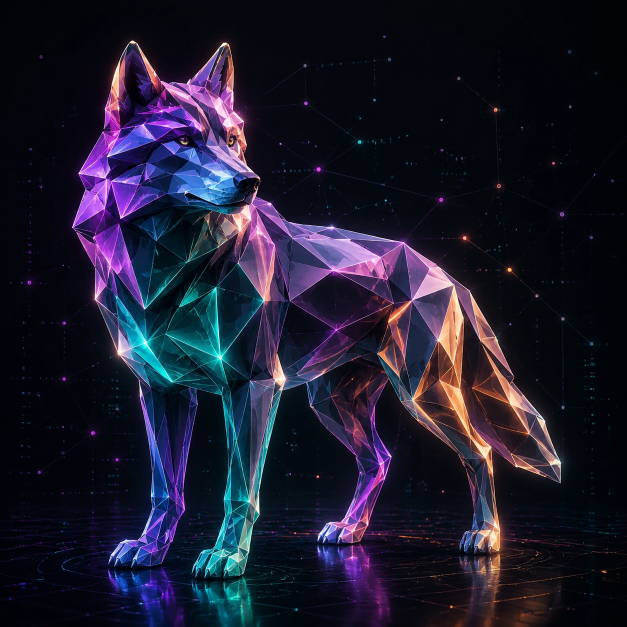
#> input picture assets/originals/mascot-wolf-variant-gpt-image-2.png, 1254 x 1254 px (shown at 1/2 size)
$ python -i kie_assets.py   (imports and definitions only)
#> lines starting #> are read from the running program, lines starting #| are printed output that depends on the picture
#!/usr/bin/env python3
"""KIE.ai and Pillow helpers for deterministic image pipelines."""

from __future__ import annotations

import importlib.util
import json
import time
from pathlib import Path
from typing import Any
from urllib.error import HTTPError, URLError
from urllib.parse import urlencode
from urllib.request import Request, urlopen

try:
    from PIL import Image
except ImportError:  # pragma: no cover - exercised through pillow_available guards
    Image = None


KIE_CREATE_URL = "https://api.kie.ai/api/v1/jobs/createTask"
KIE_RECORD_URL = "https://api.kie.ai/api/v1/jobs/recordInfo"
KIE_TEXT_TO_IMAGE_MODEL = "gpt-image-2-text-to-image"
KIE_IMAGE_TO_IMAGE_MODEL = "gpt-image-2-image-to-image"


def pillow_available() -> bool:
    """Return whether Pillow is importable."""
    return importlib.util.find_spec("PIL") is not None


class AssetGenerationError(RuntimeError):
    """Raised when deterministic asset generation fails."""


# [124 lines left out: functions _kie_request, create_kie_task, poll_kie_task, result_url, download_binary, convert_png_to_webp and 1 more, not called in this run]


def render_social_preview_from_banner(source: Path, destination: Path) -> Path:
    """Create a 1280x640 social preview JPEG from an existing banner image."""
#> called with destination = 'out.png'
    if Image is None:
        raise AssetGenerationError("Pillow is required for social preview generation.")
    with Image.open(source) as image:
#> image is the input picture: PIL image 1254x1254 RGB; mean R, G, B 28.5, 27.6, 45.4
        width, height = image.size
#> width = 1254; height = 1254
        target_ratio = 2.0
        current_ratio = width / height if height else target_ratio
#> current_ratio = 1
        if current_ratio > target_ratio:
            target_width = int(height * target_ratio)
            trim = max((width - target_width) // 2, 0)
            cropped = image.crop((trim, 0, width - trim, height))
        else:
            target_height = int(width / target_ratio)
#> target_height = 627
            trim = max((height - target_height) // 2, 0)
#> trim = 313
            cropped = image.crop((0, trim, width, height - trim))
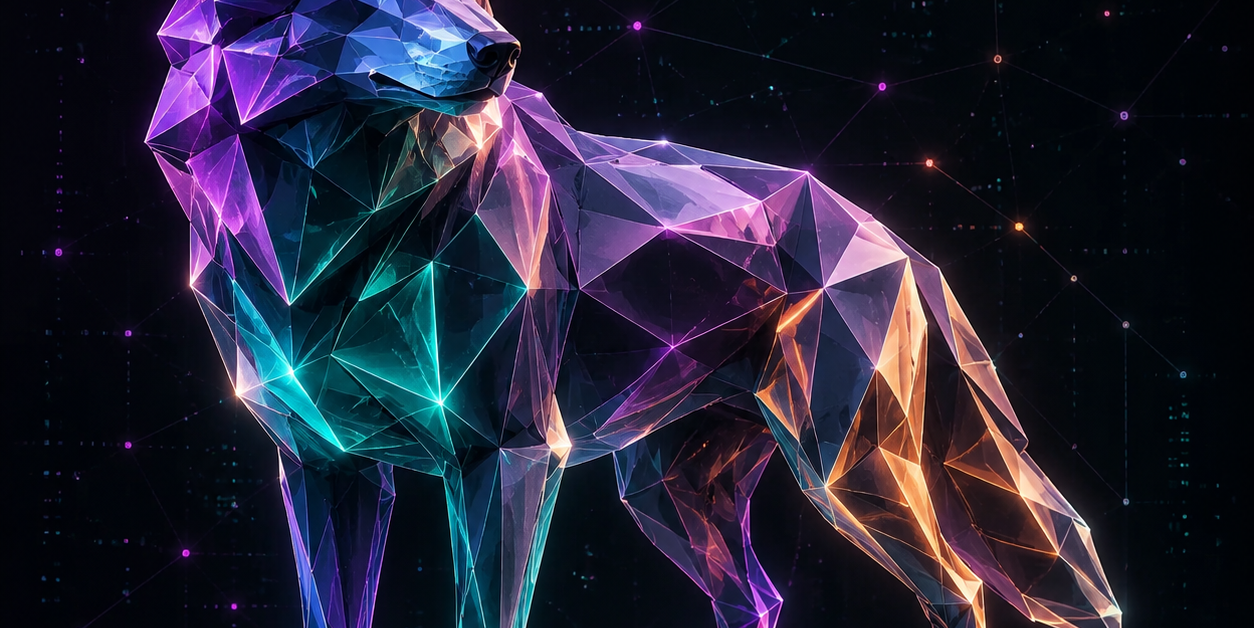
#> cropped: PIL image 1254x628 RGB; mean R, G, B 36.5, 35.1, 54.4
        preview = cropped.resize((1280, 640), Image.LANCZOS)
        clean = Image.new(preview.mode, preview.size)
#> clean: PIL image 1280x640 RGB; every value is 0
        clean.putdata(list(preview.getdata()))
#> (the run stopped early here; a loop or call above may not have finished)
